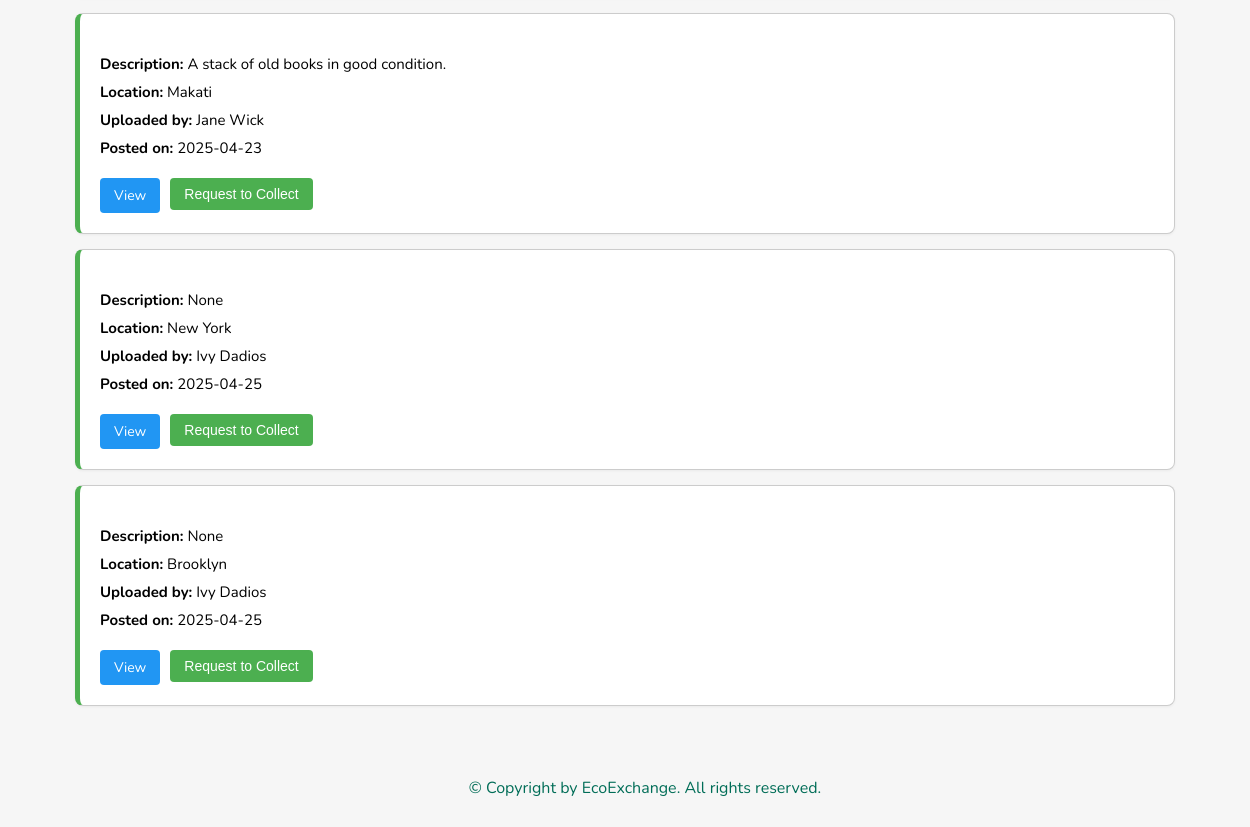
The page /discover (lower part) on the database as committed earlier.
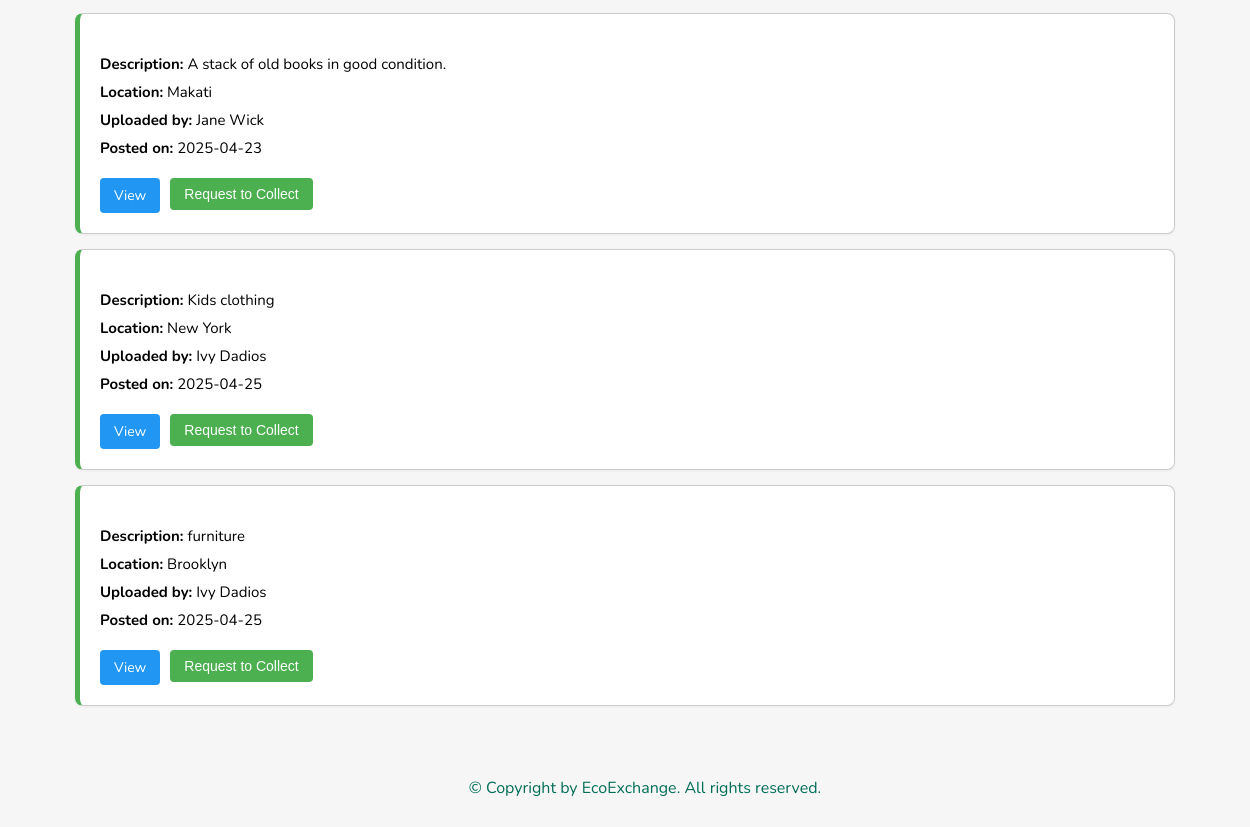
The same page on the database as committed later.
### tables this page shows
CREATE TABLE postings (
    postings_id INTEGER PRIMARY KEY AUTOINCREMENT,
    donor_user_id INTEGER NOT NULL,
    post_title TEXT NOT NULL,
    description TEXT NULL,
    post_status TEXT CHECK (post_status IN ("New", "Open", "Locked", "Collected")) NOT NULL,
    collector_by_user_id INTEGER NOT NULL,
    post_date DATETIME NOT NULL,
    collection_date DATETIME NULL,
    item_id INTEGER NOT NULL,
    approval_date DATETIME,
    quantity INTEGER NOT NULL,
    pick_up_location TEXT,
    score REAL,
    is_deleted BOOLEAN DEFAULT FALSE,
    FOREIGN KEY (donor_user_id) REFERENCES users(user_id),
    FOREIGN KEY (collector_by_user_id) REFERENCES users(user_id),
    FOREIGN KEY (item_id) REFERENCES items(item_id)
);

### app.py (the view)
    @app.route('/discover', methods=['GET'])
    def discover():
        search_query = request.args.get('search', '').lower()  # Search term for title and description
        location = request.args.get('location', '').lower()   # Location filter
        print("Search query:", search_query)
        print("Location:", location)
        conn = get_db_connection()
        cursor = conn.cursor()
        query = """
            SELECT
                p.postings_id,
                p.post_title,
                p.description,
                p.post_date,
                p.pick_up_location,
                u.fname || ' ' || u.lname AS username
            FROM postings p
            JOIN users u ON p.donor_user_id = u.user_id
            WHERE p.post_status = 'New'
                AND p.is_deleted = 0
        """
        filters = []
        if search_query:
            query += " AND (LOWER(p.post_title) LIKE ? OR LOWER(p.description) LIKE ?)"
            filters.extend([f'%{search_query}%', f'%{search_query}%'])
        if location:
            query += " AND LOWER(p.pick_up_location) LIKE ?"
            filters.append(f'%{location}%')
        print("Final SQL query:", query)
        print("Filters:", filters)
        cursor.execute(query, filters)
        posts = cursor.fetchall()
        cursor.execute("""
            SELECT COUNT(*) AS total_postings
            FROM postings
            WHERE post_status = 'New' AND is_deleted = 0
        """)
        total_postings = cursor.fetchone()['total_postings']
        conn.close()
        posts_list = []
        for post in posts:
            posts_list.append({
                'postings_id': post['postings_id'],
                'postings_title': post['post_title'],
                'description': post['description'],
                'post_date': post['post_date'],
                'pick_up_location': post['pick_up_location'],
                'username': post['username']
            })
        print("Posts List:", posts_list)
        if request.headers.get('X-Requested-With') == 'XMLHttpRequest':  # AJAX request
            return jsonify({'posts': posts_list})
        else:
            return render_template('discover.html', posts=posts_list, search=search_query, location=location, total_postings=total_postings)

### app.py (called while the page is built)
def get_db_connection():
    db_path = os.path.join(app.instance_path, 'ecoexchange.db')
    conn = sqlite3.connect(db_path)
    conn.row_factory = sqlite3.Row
    print(f"✅ Connected to: {db_path}")
    return conn

### templates/discover.html (shortened to what this page needs)
<!DOCTYPE html>
<html lang="en">
    {% include 'head.html' %}
<body>
{% block content %}
<div class="donation-section">
    <ul class="donation-list" id="donationList">
        {% if posts and posts|length > 0 %}
            {% for post in posts %}
                <li class="donation-card">
                    <p><strong>Description:</strong> {{ post.description }}</p>
                    <p><strong>Location:</strong> {{ post.pick_up_location }}</p>
                    <p><strong>Uploaded by:</strong> {{ post.username }}</p>
                    <p><strong>Posted on:</strong> {{ post.post_date }}</p>
                    <div class="donation-actions">
                        <a href="{{ url_for('view_donation', post_id=post.postings_id) }}" class="view-btn">View</a>
                        <form action="{{ url_for('request_collection', post_id=post.postings_id) }}" method="POST">
                            <button type="submit" class="request-btn">Request to Collect</button>
                        </form>
                    </div>
                </li>
            {% endfor %}
        {% endif %}
    </ul>
</div>
{% include 'footer.html' %}
{% endblock %}
</body>
</html>

Rows that differ between the two databases and show on the page:
changed postings "New York": description "None" → "Kids clothing"
changed postings "Brooklyn": description "None" → "furniture"
